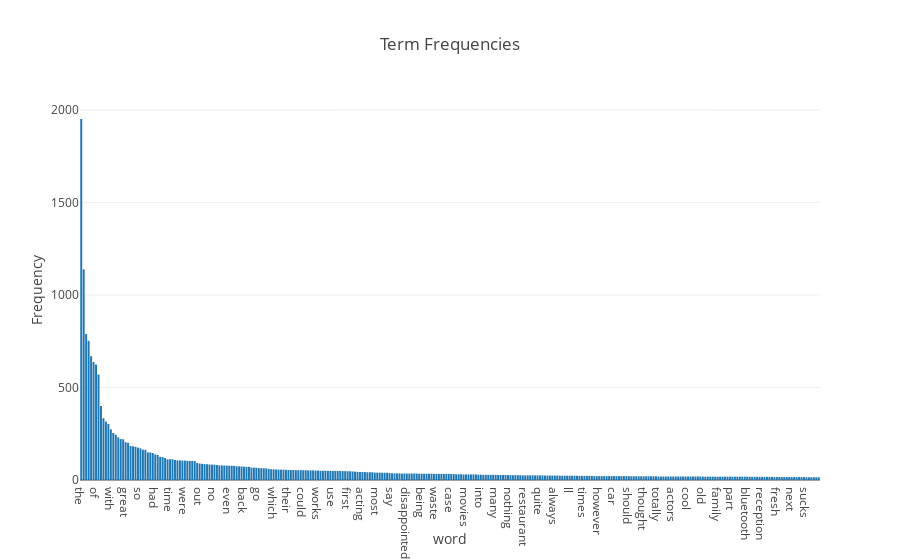

This figure's notebook cell:
### Code cell
words_idx = np.argsort(np.sum(X_tf, axis=0).tolist()[0])[::-1][:300]
iplot(plot_word_frequency([np.array(tf_vectorizer.get_feature_names())[words_idx], 
                                         term_frequencies[words_idx]], 
                                        'Term Frequencies'))

### Figure 1 — Plotly figure (JSON) as saved in the notebook; plotly's stock layout.template omitted (floating-point values rounded to 4 significant figures; data arrays with more than 128 entries replaced by an {"elided": "..."} marker saying what was removed)
{"data": [{"type": "bar", "uid": "9b76cec2-d367-11e8-8428-06009049e801", "x": {"elided": "300 str values"}, "y": {"elided": "300 int values"}}], "layout": {"title": "Term Frequencies", "xaxis": {"title": "word"}, "yaxis": {"title": "Frequency"}}}
